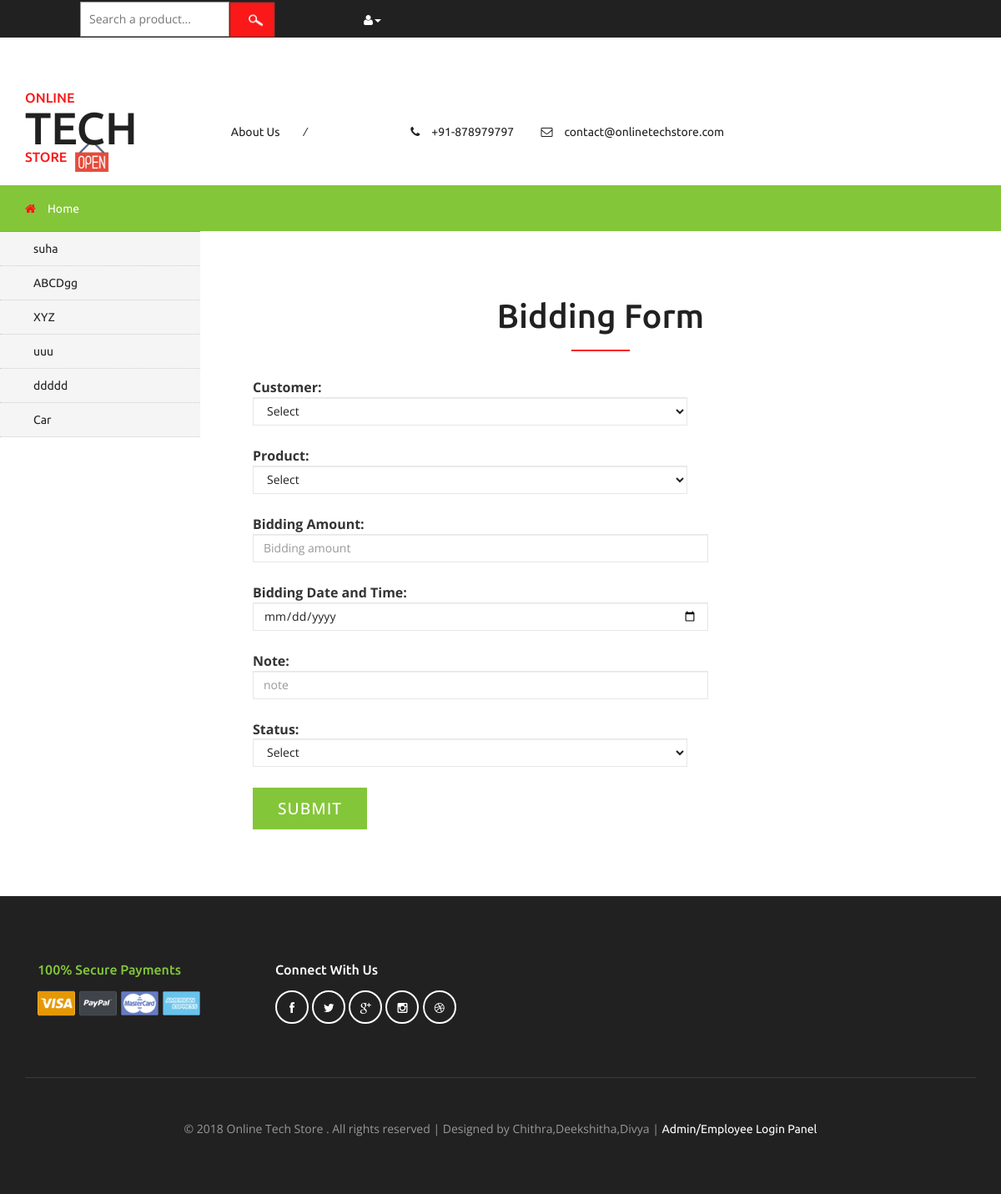
The page /bidding.php on the database its author committed.
### tables this page shows
CREATE TABLE `category` (
  `category_id` int(10) NOT NULL,
  `category_name` varchar(50) NOT NULL,
  `category_icon` varchar(100) NOT NULL,
  `description` text NOT NULL,
  `status` varchar(10) NOT NULL
);

### bidding.php (the view, shortened to what this page needs)
<?php
include("header.php");
?>
	<div class="banner">
		<?php
		include("sidebar.php");
		?>
		<div class="w3l_banner_nav_right">
		<div class="privacy about">
			<h3>Bidding <span>Form</span></h3>
			<div class="checkout-left">
				<div class="col-md-8 ">
				<form action="" method="post" onsubmit="return validateform()" class="creditly-card-form agileinfo_form">
									<section class="creditly-wrapper wthree, w3_agileits_wrapper">
										<div class="information-wrapper">
											<div class="first-row form-group">
											<div class="controls" >
		<label class="control-label">Customer:</label>
			<br><select name="customer_id" id="customer_id" class="form-control"  >
				<option value=''>Select</option>
				</select>
	</div>
</div>
<div class="w3_agileits_card_number_grid_right">
	<div class="controls" >
		<label class="control-label">Product:</label>
			<br><select name="product_id" id="product_id" class="form-control"  >
				<option value=''>Select</option>
				</select>
	</div>
</div>
<div class="controls">
<label class="control-label">Bidding Amount: </label>
<input class="billing-address-name form-control" type="int" name="bidding_amount" id="bidding_amount" placeholder="Bidding amount"  value="<?php echo $rsedit[bidding_amount]; ?>">
</div>
<div class="w3_agileits_card_number_grid_left">
	<div class="controls">
		<label class="control-label">Bidding Date and Time:</label>
		<input name="bidding_date_time" id="bidding_date_time" class="form-control" type="date" placeholder="bidding date and time"  value="<?php echo $rsedit[bidding_date_time]; ?>">
	</div>
</div>
<div class="w3_agileits_card_number_grid_left">
	<div class="controls">
		<label class="control-label">Note:</label>
		<input name="note" id="note" class="form-control" type="text" placeholder="note">
	</div>
</div>
<div class="w3_agileits_card_number_grid_right">
	<div class="controls">
		<label class="control-label">Status:</label>
			<select name="status" id="status" class="form-control" >
				<option value=''>Select</option>
			</select>
	</div>
</div>
											</div>
<button class="submit check_out" type="submit" name="submit">Submit</button>
										</div>
					</div>
			</div>
		</div>
		</div>
		<div class="clearfix"></div>
<?php
include("footer.php");
?>

### sidebar.php (shortened to what this page needs)
	<div class="w3l_banner_nav_left">
		<nav class="navbar nav_bottom">
			<div class="collapse navbar-collapse" id="bs-megadropdown-tabs">
				<ul class="nav navbar-nav nav_1">
<?php
$sqlcategory = "SELECT  * FROM category where status='Active'";
$qsqlcategory = mysqli_query($con,$sqlcategory);
while($rscategory = mysqli_fetch_array($qsqlcategory))
{
	echo "<li><a href='allproducts.php?category_id=$rscategory[category_id]'>$rscategory[category_name]</a></li>";
}
?>
				</ul>
			 </div>
		</nav>
	</div>

### rows shown on the page
category: category_name "suha"
category: category_name "ABCDgg"
category: category_name "XYZ"
category: category_name "uuu"
category: category_name "ddddd"
category: category_name "Car"
